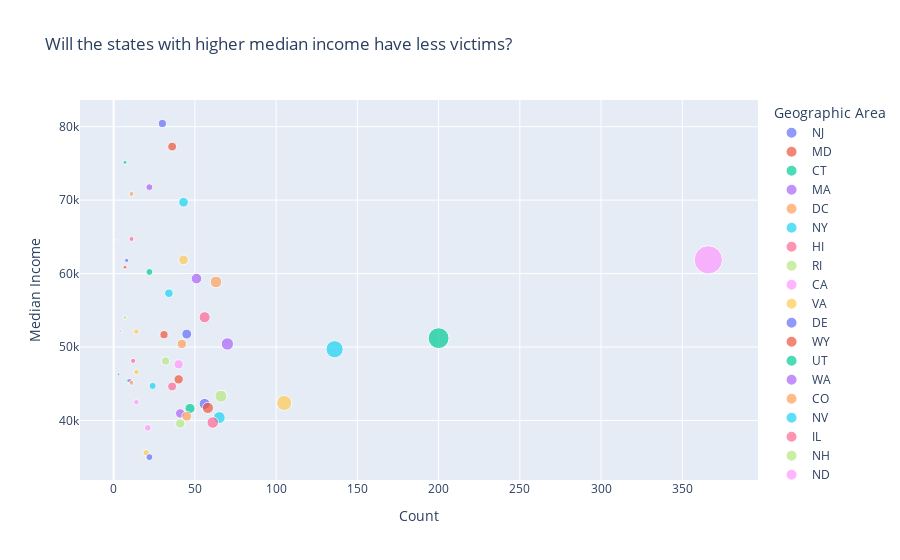

The notebook cell this image was saved under:
### Code cell
fig = px.scatter(data_frame=df_household_income_state_no_victims,
                 x='Count',
                 y='Median Income',
                 color='Geographic Area',
                 size='Count',
                 hover_data=['Geographic Area', 'Median Income', 'Count'],
                 title='Will the states with higher median income have less victims?')
fig.show()

### Figure 1 — Plotly figure (JSON) as saved in the notebook; plotly's stock layout.template omitted (floating-point values rounded to 4 significant figures)
{"data": [{"customdata": [["NJ"]], "hovertemplate": "Geographic Area=%{customdata[0]}<br>Count=%{marker.size}<br>Median Income=%{y}<extra></extra>", "legendgroup": "NJ", "marker": {"color": "#636efa", "size": [30], "sizemode": "area", "sizeref": 0.915, "symbol": "circle"}, "mode": "markers", "name": "NJ", "orientation": "v", "showlegend": true, "type": "scatter", "x": [30], "xaxis": "x", "y": [80434], "yaxis": "y"}, {"customdata": [["MD"]], "hovertemplate": "Geographic Area=%{customdata[0]}<br>Count=%{marker.size}<br>Median Income=%{y}<extra></extra>", "legendgroup": "MD", "marker": {"color": "#EF553B", "size": [36], "sizemode": "area", "sizeref": 0.915, "symbol": "circle"}, "mode": "markers", "name": "MD", "orientation": "v", "showlegend": true, "type": "scatter", "x": [36], "xaxis": "x", "y": [77290], "yaxis": "y"}, {"customdata": [["CT"]], "hovertemplate": "Geographic Area=%{customdata[0]}<br>Count=%{marker.size}<br>Median Income=%{y}<extra></extra>", "legendgroup": "CT", "marker": {"color": "#00cc96", "size": [7], "sizemode": "area", "sizeref": 0.915, "symbol": "circle"}, "mode": "markers", "name": "CT", "orientation": "v", "showlegend": true, "type": "scatter", "x": [7], "xaxis": "x", "y": [75149], "yaxis": "y"}, {"customdata": [["MA"]], "hovertemplate": "Geographic Area=%{customdata[0]}<br>Count=%{marker.size}<br>Median Income=%{y}<extra></extra>", "legendgroup": "MA", "marker": {"color": "#ab63fa", "size": [22], "sizemode": "area", "sizeref": 0.915, "symbol": "circle"}, "mode": "markers", "name": "MA", "orientation": "v", "showlegend": true, "type": "scatter", "x": [22], "xaxis": "x", "y": [71765], "yaxis": "y"}, {"customdata": [["DC"]], "hovertemplate": "Geographic Area=%{customdata[0]}<br>Count=%{marker.size}<br>Median Income=%{y}<extra></extra>", "legendgroup": "DC", "marker": {"color": "#FFA15A", "size": [11], "sizemode": "area", "sizeref": 0.915, "symbol": "circle"}, "mode": "markers", "name": "DC", "orientation": "v", "showlegend": true, "type": "scatter", "x": [11], "xaxis": "x", "y": [70848], "yaxis": "y"}, {"customdata": [["NY"]], "hovertemplate": "Geographic Area=%{customdata[0]}<br>Count=%{marker.size}<br>Median Income=%{y}<extra></extra>", "legendgroup": "NY", "marker": {"color": "#19d3f3", "size": [43], "sizemode": "area", "sizeref": 0.915, "symbol": "circle"}, "mode": "markers", "name": "NY", "orientation": "v", "showlegend": true, "type": "scatter", "x": [43], "xaxis": "x", "y": [69712], "yaxis": "y"}, {"customdata": [["HI"]], "hovertemplate": "Geographic Area=%{customdata[0]}<br>Count=%{marker.size}<br>Median Income=%{y}<extra></extra>", "legendgroup": "HI", "marker": {"color": "#FF6692", "size": [11], "sizemode": "area", "sizeref": 0.915, "symbol": "circle"}, "mode": "markers", "name": "HI", "orientation": "v", "showlegend": true, "type": "scatter", "x": [11], "xaxis": "x", "y": [64708], "yaxis": "y"}, {"customdata": [["RI"]], "hovertemplate": "Geographic Area=%{customdata[0]}<br>Count=%{marker.size}<br>Median Income=%{y}<extra></extra>", "legendgroup": "RI", "marker": {"color": "#B6E880", "size": [2], "sizemode": "area", "sizeref": 0.915, "symbol": "circle"}, "mode": "markers", "name": "RI", "orientation": "v", "showlegend": true, "type": "scatter", "x": [2], "xaxis": "x", "y": [64537], "yaxis": "y"}, {"customdata": [["CA"]], "hovertemplate": "Geographic Area=%{customdata[0]}<br>Count=%{marker.size}<br>Median Income=%{y}<extra></extra>", "legendgroup": "CA", "marker": {"color": "#FF97FF", "size": [366], "sizemode": "area", "sizeref": 0.915, "symbol": "circle"}, "mode": "markers", "name": "CA", "orientation": "v", "showlegend": true, "type": "scatter", "x": [366], "xaxis": "x", "y": [61868], "yaxis": "y"}, {"customdata": [["VA"]], "hovertemplate": "Geographic Area=%{customdata[0]}<br>Count=%{marker.size}<br>Median Income=%{y}<extra></extra>", "legendgroup": "VA", "marker": {"color": "#FECB52", "size": [43], "sizemode": "area", "sizeref": 0.915, "symbol": "circle"}, "mode": "markers", "name": "VA", "orientation": "v", "showlegend": true, "type": "scatter", "x": [43], "xaxis": "x", "y": [61867], "yaxis": "y"}, {"customdata": [["DE"]], "hovertemplate": "Geographic Area=%{customdata[0]}<br>Count=%{marker.size}<br>Median Income=%{y}<extra></extra>", "legendgroup": "DE", "marker": {"color": "#636efa", "size": [8], "sizemode": "area", "sizeref": 0.915, "symbol": "circle"}, "mode": "markers", "name": "DE", "orientation": "v", "showlegend": true, "type": "scatter", "x": [8], "xaxis": "x", "y": [61792], "yaxis": "y"}, {"customdata": [["WY"]], "hovertemplate": "Geographic Area=%{customdata[0]}<br>Count=%{marker.size}<br>Median Income=%{y}<extra></extra>", "legendgroup": "WY", "marker": {"color": "#EF553B", "size": [7], "sizemode": "area", "sizeref": 0.915, "symbol": "circle"}, "mode": "markers", "name": "WY", "orientation": "v", "showlegend": true, "type": "scatter", "x": [7], "xaxis": "x", "y": [60874], "yaxis": "y"}, {"customdata": [["UT"]], "hovertemplate": "Geographic Area=%{customdata[0]}<br>Count=%{marker.size}<br>Median Income=%{y}<extra></extra>", "legendgroup": "UT", "marker": {"color": "#00cc96", "size": [22], "sizemode": "area", "sizeref": 0.915, "symbol": "circle"}, "mode": "markers", "name": "UT", "orientation": "v", "showlegend": true, "type": "scatter", "x": [22], "xaxis": "x", "y": [60216], "yaxis": "y"}, {"customdata": [["WA"]], "hovertemplate": "Geographic Area=%{customdata[0]}<br>Count=%{marker.size}<br>Median Income=%{y}<extra></extra>", "legendgroup": "WA", "marker": {"color": "#ab63fa", "size": [51], "sizemode": "area", "sizeref": 0.915, "symbol": "circle"}, "mode": "markers", "name": "WA", "orientation": "v", "showlegend": true, "type": "scatter", "x": [51], "xaxis": "x", "y": [59315], "yaxis": "y"}, {"customdata": [["CO"]], "hovertemplate": "Geographic Area=%{customdata[0]}<br>Count=%{marker.size}<br>Median Income=%{y}<extra></extra>", "legendgroup": "CO", "marker": {"color": "#FFA15A", "size": [63], "sizemode": "area", "sizeref": 0.915, "symbol": "circle"}, "mode": "markers", "name": "CO", "orientation": "v", "showlegend": true, "type": "scatter", "x": [63], "xaxis": "x", "y": [58857], "yaxis": "y"}, {"customdata": [["NV"]], "hovertemplate": "Geographic Area=%{customdata[0]}<br>Count=%{marker.size}<br>Median Income=%{y}<extra></extra>", "legendgroup": "NV", "marker": {"color": "#19d3f3", "size": [34], "sizemode": "area", "sizeref": 0.915, "symbol": "circle"}, "mode": "markers", "name": "NV", "orientation": "v", "showlegend": true, "type": "scatter", "x": [34], "xaxis": "x", "y": [57322], "yaxis": "y"}, {"customdata": [["IL"]], "hovertemplate": "Geographic Area=%{customdata[0]}<br>Count=%{marker.size}<br>Median Income=%{y}<extra></extra>", "legendgroup": "IL", "marker": {"color": "#FF6692", "size": [56], "sizemode": "area", "sizeref": 0.915, "symbol": "circle"}, "mode": "markers", "name": "IL", "orientation": "v", "showlegend": true, "type": "scatter", "x": [56], "xaxis": "x", "y": [54052], "yaxis": "y"}, {"customdata": [["NH"]], "hovertemplate": "Geographic Area=%{customdata[0]}<br>Count=%{marker.size}<br>Median Income=%{y}<extra></extra>", "legendgroup": "NH", "marker": {"color": "#B6E880", "size": [7], "sizemode": "area", "sizeref": 0.915, "symbol": "circle"}, "mode": "markers", "name": "NH", "orientation": "v", "showlegend": true, "type": "scatter", "x": [7], "xaxis": "x", "y": [54026], "yaxis": "y"}, {"customdata": [["ND"]], "hovertemplate": "Geographic Area=%{customdata[0]}<br>Count=%{marker.size}<br>Median Income=%{y}<extra></extra>", "legendgroup": "ND", "marker": {"color": "#FF97FF", "size": [4], "sizemode": "area", "sizeref": 0.915, "symbol": "circle"}, "mode": "markers", "name": "ND", "orientation": "v", "showlegend": true, "type": "scatter", "x": [4], "xaxis": "x", "y": [52141], "yaxis": "y"}, {"customdata": [["AK"]], "hovertemplate": "Geographic Area=%{customdata[0]}<br>Count=%{marker.size}<br>Median Income=%{y}<extra></extra>", "legendgroup": "AK", "marker": {"color": "#FECB52", "size": [14], "sizemode": "area", "sizeref": 0.915, "symbol": "circle"}, "mode": "markers", "name": "AK", "orientation": "v", "showlegend": true, "type": "scatter", "x": [14], "xaxis": "x", "y": [52099], "yaxis": "y"}, {"customdata": [["PA"]], "hovertemplate": "Geographic Area=%{customdata[0]}<br>Count=%{marker.size}<br>Median Income=%{y}<extra></extra>", "legendgroup": "PA", "marker": {"color": "#636efa", "size": [45], "sizemode": "area", "sizeref": 0.915, "symbol": "circle"}, "mode": "markers", "name": "PA", "orientation": "v", "showlegend": true, "type": "scatter", "x": [45], "xaxis": "x", "y": [51758], "yaxis": "y"}, {"customdata": [["MN"]], "hovertemplate": "Geographic Area=%{customdata[0]}<br>Count=%{marker.size}<br>Median Income=%{y}<extra></extra>", "legendgroup": "MN", "marker": {"color": "#EF553B", "size": [31], "sizemode": "area", "sizeref": 0.915, "symbol": "circle"}, "mode": "markers", "name": "MN", "orientation": "v", "showlegend": true, "type": "scatter", "x": [31], "xaxis": "x", "y": [51678], "yaxis": "y"}, {"customdata": [["TX"]], "hovertemplate": "Geographic Area=%{customdata[0]}<br>Count=%{marker.size}<br>Median Income=%{y}<extra></extra>", "legendgroup": "TX", "marker": {"color": "#00cc96", "size": [200], "sizemode": "area", "sizeref": 0.915, "symbol": "circle"}, "mode": "markers", "name": "TX", "orientation": "v", "showlegend": true, "type": "scatter", "x": [200], "xaxis": "x", "y": [51202], "yaxis": "y"}, {"customdata": [["OH"]], "hovertemplate": "Geographic Area=%{customdata[0]}<br>Count=%{marker.size}<br>Median Income=%{y}<extra></extra>", "legendgroup": "OH", "marker": {"color": "#ab63fa", "size": [70], "sizemode": "area", "sizeref": 0.915, "symbol": "circle"}, "mode": "markers", "name": "OH", "orientation": "v", "showlegend": true, "type": "scatter", "x": [70], "xaxis": "x", "y": [50414], "yaxis": "y"}, {"customdata": [["WI"]], "hovertemplate": "Geographic Area=%{customdata[0]}<br>Count=%{marker.size}<br>Median Income=%{y}<extra></extra>", "legendgroup": "WI", "marker": {"color": "#FFA15A", "size": [42], "sizemode": "area", "sizeref": 0.915, "symbol": "circle"}, "mode": "markers", "name": "WI", "orientation": "v", "showlegend": true, "type": "scatter", "x": [42], "xaxis": "x", "y": [50411], "yaxis": "y"}, {"customdata": [["FL"]], "hovertemplate": "Geographic Area=%{customdata[0]}<br>Count=%{marker.size}<br>Median Income=%{y}<extra></extra>", "legendgroup": "FL", "marker": {"color": "#19d3f3", "size": [136], "sizemode": "area", "sizeref": 0.915, "symbol": "circle"}, "mode": "markers", "name": "FL", "orientation": "v", "showlegend": true, "type": "scatter", "x": [136], "xaxis": "x", "y": [49699], "yaxis": "y"}, {"customdata": [["IA"]], "hovertemplate": "Geographic Area=%{customdata[0]}<br>Count=%{marker.size}<br>Median Income=%{y}<extra></extra>", "legendgroup": "IA", "marker": {"color": "#FF6692", "size": [12], "sizemode": "area", "sizeref": 0.915, "symbol": "circle"}, "mode": "markers", "name": "IA", "orientation": "v", "showlegend": true, "type": "scatter", "x": [12], "xaxis": "x", "y": [48116], "yaxis": "y"}, {"customdata": [["OR"]], "hovertemplate": "Geographic Area=%{customdata[0]}<br>Count=%{marker.size}<br>Median Income=%{y}<extra></extra>", "legendgroup": "OR", "marker": {"color": "#B6E880", "size": [32], "sizemode": "area", "sizeref": 0.915, "symbol": "circle"}, "mode": "markers", "name": "OR", "orientation": "v", "showlegend": true, "type": "scatter", "x": [32], "xaxis": "x", "y": [48088], "yaxis": "y"}, {"customdata": [["IN"]], "hovertemplate": "Geographic Area=%{customdata[0]}<br>Count=%{marker.size}<br>Median Income=%{y}<extra></extra>", "legendgroup": "IN", "marker": {"color": "#FF97FF", "size": [40], "sizemode": "area", "sizeref": 0.915, "symbol": "circle"}, "mode": "markers", "name": "IN", "orientation": "v", "showlegend": true, "type": "scatter", "x": [40], "xaxis": "x", "y": [47639], "yaxis": "y"}, {"customdata": [["NE"]], "hovertemplate": "Geographic Area=%{customdata[0]}<br>Count=%{marker.size}<br>Median Income=%{y}<extra></extra>", "legendgroup": "NE", "marker": {"color": "#FECB52", "size": [14], "sizemode": "area", "sizeref": 0.915, "symbol": "circle"}, "mode": "markers", "name": "NE", "orientation": "v", "showlegend": true, "type": "scatter", "x": [14], "xaxis": "x", "y": [46582], "yaxis": "y"}, {"customdata": [["VT"]], "hovertemplate": "Geographic Area=%{customdata[0]}<br>Count=%{marker.size}<br>Median Income=%{y}<extra></extra>", "legendgroup": "VT", "marker": {"color": "#636efa", "size": [3], "sizemode": "area", "sizeref": 0.915, "symbol": "circle"}, "mode": "markers", "name": "VT", "orientation": "v", "showlegend": true, "type": "scatter", "x": [3], "xaxis": "x", "y": [46284], "yaxis": "y"}, {"customdata": [["KY"]], "hovertemplate": "Geographic Area=%{customdata[0]}<br>Count=%{marker.size}<br>Median Income=%{y}<extra></extra>", "legendgroup": "KY", "marker": {"color": "#EF553B", "size": [40], "sizemode": "area", "sizeref": 0.915, "symbol": "circle"}, "mode": "markers", "name": "KY", "orientation": "v", "showlegend": true, "type": "scatter", "x": [40], "xaxis": "x", "y": [45593], "yaxis": "y"}, {"customdata": [["SD"]], "hovertemplate": "Geographic Area=%{customdata[0]}<br>Count=%{marker.size}<br>Median Income=%{y}<extra></extra>", "legendgroup": "SD", "marker": {"color": "#00cc96", "size": [9], "sizemode": "area", "sizeref": 0.915, "symbol": "circle"}, "mode": "markers", "name": "SD", "orientation": "v", "showlegend": true, "type": "scatter", "x": [9], "xaxis": "x", "y": [45408], "yaxis": "y"}, {"customdata": [["ME"]], "hovertemplate": "Geographic Area=%{customdata[0]}<br>Count=%{marker.size}<br>Median Income=%{y}<extra></extra>", "legendgroup": "ME", "marker": {"color": "#ab63fa", "size": [10], "sizemode": "area", "sizeref": 0.915, "symbol": "circle"}, "mode": "markers", "name": "ME", "orientation": "v", "showlegend": true, "type": "scatter", "x": [10], "xaxis": "x", "y": [45397], "yaxis": "y"}, {"customdata": [["MT"]], "hovertemplate": "Geographic Area=%{customdata[0]}<br>Count=%{marker.size}<br>Median Income=%{y}<extra></extra>", "legendgroup": "MT", "marker": {"color": "#FFA15A", "size": [11], "sizemode": "area", "sizeref": 0.915, "symbol": "circle"}, "mode": "markers", "name": "MT", "orientation": "v", "showlegend": true, "type": "scatter", "x": [11], "xaxis": "x", "y": [45119], "yaxis": "y"}, {"customdata": [["KS"]], "hovertemplate": "Geographic Area=%{customdata[0]}<br>Count=%{marker.size}<br>Median Income=%{y}<extra></extra>", "legendgroup": "KS", "marker": {"color": "#19d3f3", "size": [24], "sizemode": "area", "sizeref": 0.915, "symbol": "circle"}, "mode": "markers", "name": "KS", "orientation": "v", "showlegend": true, "type": "scatter", "x": [24], "xaxis": "x", "y": [44699], "yaxis": "y"}, {"customdata": [["MI"]], "hovertemplate": "Geographic Area=%{customdata[0]}<br>Count=%{marker.size}<br>Median Income=%{y}<extra></extra>", "legendgroup": "MI", "marker": {"color": "#FF6692", "size": [36], "sizemode": "area", "sizeref": 0.915, "symbol": "circle"}, "mode": "markers", "name": "MI", "orientation": "v", "showlegend": true, "type": "scatter", "x": [36], "xaxis": "x", "y": [44620], "yaxis": "y"}, {"customdata": [["NC"]], "hovertemplate": "Geographic Area=%{customdata[0]}<br>Count=%{marker.size}<br>Median Income=%{y}<extra></extra>", "legendgroup": "NC", "marker": {"color": "#B6E880", "size": [66], "sizemode": "area", "sizeref": 0.915, "symbol": "circle"}, "mode": "markers", "name": "NC", "orientation": "v", "showlegend": true, "type": "scatter", "x": [66], "xaxis": "x", "y": [43302], "yaxis": "y"}, {"customdata": [["ID"]], "hovertemplate": "Geographic Area=%{customdata[0]}<br>Count=%{marker.size}<br>Median Income=%{y}<extra></extra>", "legendgroup": "ID", "marker": {"color": "#FF97FF", "size": [14], "sizemode": "area", "sizeref": 0.915, "symbol": "circle"}, "mode": "markers", "name": "ID", "orientation": "v", "showlegend": true, "type": "scatter", "x": [14], "xaxis": "x", "y": [42484], "yaxis": "y"}, {"customdata": [["AZ"]], "hovertemplate": "Geographic Area=%{customdata[0]}<br>Count=%{marker.size}<br>Median Income=%{y}<extra></extra>", "legendgroup": "AZ", "marker": {"color": "#FECB52", "size": [105], "sizemode": "area", "sizeref": 0.915, "symbol": "circle"}, "mode": "markers", "name": "AZ", "orientation": "v", "showlegend": true, "type": "scatter", "x": [105], "xaxis": "x", "y": [42381], "yaxis": "y"}, {"customdata": [["TN"]], "hovertemplate": "Geographic Area=%{customdata[0]}<br>Count=%{marker.size}<br>Median Income=%{y}<extra></extra>", "legendgroup": "TN", "marker": {"color": "#636efa", "size": [56], "sizemode": "area", "sizeref": 0.915, "symbol": "circle"}, "mode": "markers", "name": "TN", "orientation": "v", "showlegend": true, "type": "scatter", "x": [56], "xaxis": "x", "y": [42249], "yaxis": "y"}, {"customdata": [["MO"]], "hovertemplate": "Geographic Area=%{customdata[0]}<br>Count=%{marker.size}<br>Median Income=%{y}<extra></extra>", "legendgroup": "MO", "marker": {"color": "#EF553B", "size": [58], "sizemode": "area", "sizeref": 0.915, "symbol": "circle"}, "mode": "markers", "name": "MO", "orientation": "v", "showlegend": true, "type": "scatter", "x": [58], "xaxis": "x", "y": [41705], "yaxis": "y"}, {"customdata": [["LA"]], "hovertemplate": "Geographic Area=%{customdata[0]}<br>Count=%{marker.size}<br>Median Income=%{y}<extra></extra>", "legendgroup": "LA", "marker": {"color": "#00cc96", "size": [47], "sizemode": "area", "sizeref": 0.915, "symbol": "circle"}, "mode": "markers", "name": "LA", "orientation": "v", "showlegend": true, "type": "scatter", "x": [47], "xaxis": "x", "y": [41635], "yaxis": "y"}, {"customdata": [["NM"]], "hovertemplate": "Geographic Area=%{customdata[0]}<br>Count=%{marker.size}<br>Median Income=%{y}<extra></extra>", "legendgroup": "NM", "marker": {"color": "#ab63fa", "size": [41], "sizemode": "area", "sizeref": 0.915, "symbol": "circle"}, "mode": "markers", "name": "NM", "orientation": "v", "showlegend": true, "type": "scatter", "x": [41], "xaxis": "x", "y": [40952], "yaxis": "y"}, {"customdata": [["AL"]], "hovertemplate": "Geographic Area=%{customdata[0]}<br>Count=%{marker.size}<br>Median Income=%{y}<extra></extra>", "legendgroup": "AL", "marker": {"color": "#FFA15A", "size": [45], "sizemode": "area", "sizeref": 0.915, "symbol": "circle"}, "mode": "markers", "name": "AL", "orientation": "v", "showlegend": true, "type": "scatter", "x": [45], "xaxis": "x", "y": [40577], "yaxis": "y"}, {"customdata": [["OK"]], "hovertemplate": "Geographic Area=%{customdata[0]}<br>Count=%{marker.size}<br>Median Income=%{y}<extra></extra>", "legendgroup": "OK", "marker": {"color": "#19d3f3", "size": [65], "sizemode": "area", "sizeref": 0.915, "symbol": "circle"}, "mode": "markers", "name": "OK", "orientation": "v", "showlegend": true, "type": "scatter", "x": [65], "xaxis": "x", "y": [40388], "yaxis": "y"}, {"customdata": [["GA"]], "hovertemplate": "Geographic Area=%{customdata[0]}<br>Count=%{marker.size}<br>Median Income=%{y}<extra></extra>", "legendgroup": "GA", "marker": {"color": "#FF6692", "size": [61], "sizemode": "area", "sizeref": 0.915, "symbol": "circle"}, "mode": "markers", "name": "GA", "orientation": "v", "showlegend": true, "type": "scatter", "x": [61], "xaxis": "x", "y": [39716], "yaxis": "y"}, {"customdata": [["SC"]], "hovertemplate": "Geographic Area=%{customdata[0]}<br>Count=%{marker.size}<br>Median Income=%{y}<extra></extra>", "legendgroup": "SC", "marker": {"color": "#B6E880", "size": [41], "sizemode": "area", "sizeref": 0.915, "symbol": "circle"}, "mode": "markers", "name": "SC", "orientation": "v", "showlegend": true, "type": "scatter", "x": [41], "xaxis": "x", "y": [39577], "yaxis": "y"}, {"customdata": [["WV"]], "hovertemplate": "Geographic Area=%{customdata[0]}<br>Count=%{marker.size}<br>Median Income=%{y}<extra></extra>", "legendgroup": "WV", "marker": {"color": "#FF97FF", "size": [21], "sizemode": "area", "sizeref": 0.915, "symbol": "circle"}, "mode": "markers", "name": "WV", "orientation": "v", "showlegend": true, "type": "scatter", "x": [21], "xaxis": "x", "y": [38988], "yaxis": "y"}, {"customdata": [["AR"]], "hovertemplate": "Geographic Area=%{customdata[0]}<br>Count=%{marker.size}<br>Median Income=%{y}<extra></extra>", "legendgroup": "AR", "marker": {"color": "#FECB52", "size": [20], "sizemode": "area", "sizeref": 0.915, "symbol": "circle"}, "mode": "markers", "name": "AR", "orientation": "v", "showlegend": true, "type": "scatter", "x": [20], "xaxis": "x", "y": [35593], "yaxis": "y"}, {"customdata": [["MS"]], "hovertemplate": "Geographic Area=%{customdata[0]}<br>Count=%{marker.size}<br>Median Income=%{y}<extra></extra>", "legendgroup": "MS", "marker": {"color": "#636efa", "size": [22], "sizemode": "area", "sizeref": 0.915, "symbol": "circle"}, "mode": "markers", "name": "MS", "orientation": "v", "showlegend": true, "type": "scatter", "x": [22], "xaxis": "x", "y": [35002], "yaxis": "y"}], "layout": {"legend": {"itemsizing": "constant", "title": {"text": "Geographic Area"}, "tracegroupgap": 0}, "title": {"text": "Will the states with higher median income have less victims?"}, "xaxis": {"anchor": "y", "domain": [0, 1], "title": {"text": "Count"}}, "yaxis": {"anchor": "x", "domain": [0, 1], "title": {"text": "Median Income"}}}}
